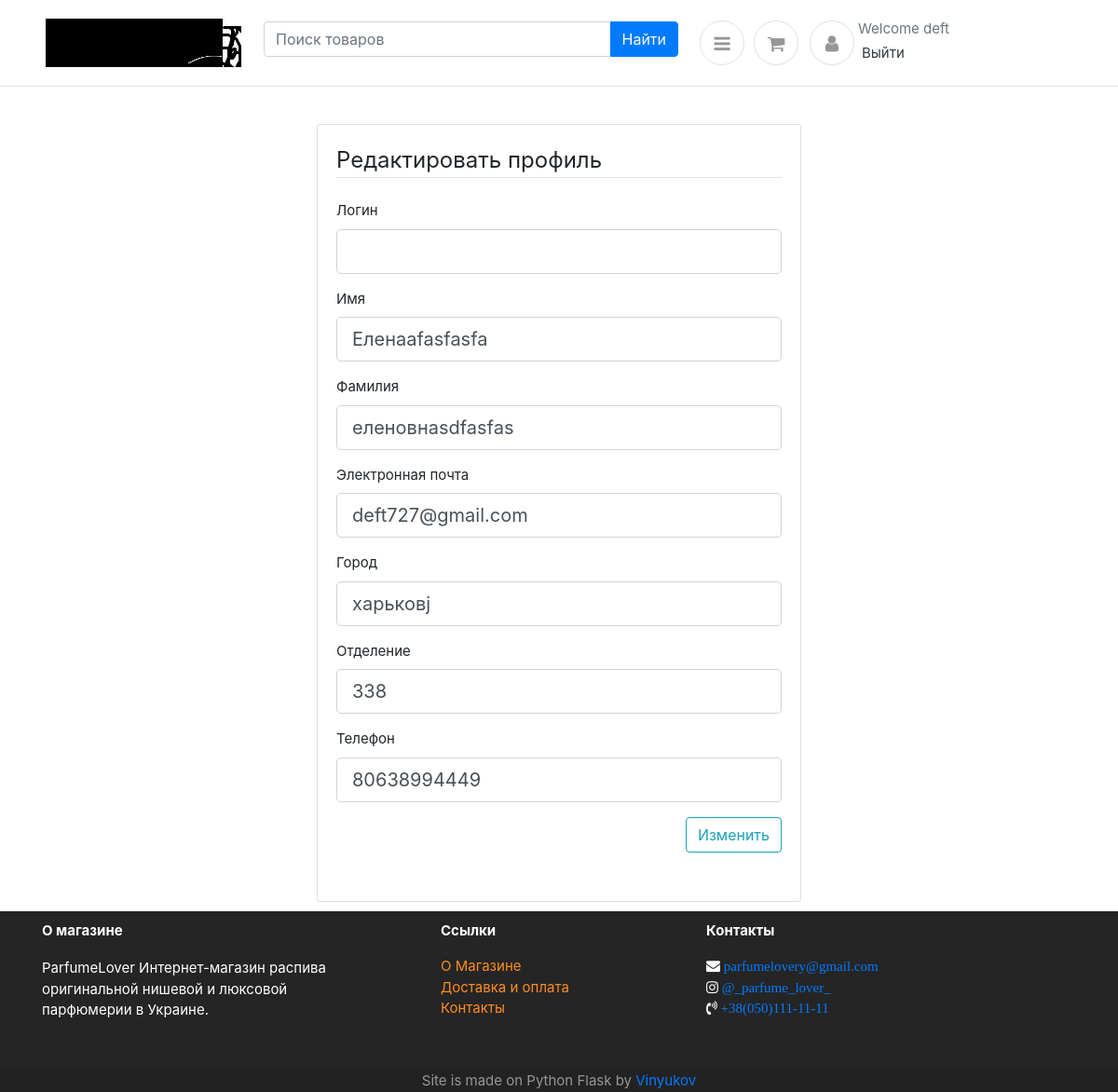
The page /edit-profile (signed in) on the database its author committed.
### app.py (models this page shows, shortened)
class User(db.Model, UserMixin):
    id = db.Column(db.Integer, primary_key=True)
    username = db.Column(db.String(40), unique=True, nullable=False)
    name = db.Column(db.String(40),  nullable=False)
    lastname = db.Column(db.String(40),  nullable=False)
    email = db.Column(db.String(150), unique=True, nullable=False)
    password = db.Column(db.String(60), nullable=False)
    user_img = db.Column(db.String(60), nullable=True)
    city = db.Column(db.String(60), nullable=False)
    otdel=db.Column(db.String(60), nullable=False)
    phone = db.Column(db.Integer, nullable=False)
    otzivy= db.relationship('Revs',backref='User',lazy='dynamic')

### app.py (the view, shortened to what this page needs)
@app.route('/edit-profile', methods=['GET', 'POST'])
@login_required
def edit_profile():
    search=SearchForm()
    name=Admin()
    form=EditProfileForm()
    iduser=current_user.get_id()
    profile=User.query.filter_by(id=iduser).first()
    if profile:
        form.name.data=profile.name
        form.lastname.data=profile.lastname
        form.email.data=profile.email
        form.city.data=profile.city
        form.otdel.data=profile.otdel
        form.phone.data=profile.phone
    return render_template('edit-profile.html', form=form,search=search,admin=name,title='Редактирвание профиля')

### app.py (shortened to what this page needs)
class SearchForm(FlaskForm):
    search=StringField(validators=[DataRequired()], render_kw={"placeholder": "Поиск товаров"})
    submit = SubmitField('Найти')

class EditProfileForm(FlaskForm):
    user = StringField('Логин', validators=[DataRequired(), Length(min=4)])
    name = StringField('Имя', validators=[DataRequired(), Length(min=4)])
    lastname = StringField('Фамилия', validators=[DataRequired(), Length(min=4)])
    email = StringField('Электронная почта', validators=[DataRequired(), Email()])
    city = StringField('Город', validators=[DataRequired()])
    otdel=StringField('Отделение', validators=[DataRequired()])
    phone = TelField('Телефон')
    submit = SubmitField('Изменить')

### app.py (called while the page is built)
@login_manager.user_loader
def load_user(user_id):
    return User.query.get(int(user_id))

### templates/edit-profile.html (shortened to what this page needs)
{% extends 'base.html' %}
{% block body %}
	<div class="card mx-auto " style="max-width:520px; margin-top:40px;margin-bottom: 10px;">
      <article class="card-body">
		<form method="POST" action="">
            <fieldset class="form-group">
                <legend class="border-bottom mb-4">Редактировать профиль</legend>
                <div class="form-group">
                    {{ form.user.label(class="form-control-label") }}
                    {% if form.user.errors %}
                        {{ form.user(class="form-control form-control-lg is-invalid") }}
                        <div class="invalid-feedback">
                            {% for error in form.user.errors %}
                                <span>{{ error }}</span>
                            {% endfor %}
                        </div>
                    {% else %}
                        {{ form.user(class="form-control form-control-lg") }}
                    {% endif %}
				</div>
				<div class="form-group">
					{{ form.name.label(class="form-control-label") }}
					{% if form.name.errors %}
						{{ form.name(class="form-control form-control-lg is-invalid") }}
						<div class="invalid-feedback">
							{% for error in form.name.errors %}
								<span>{{ error }}</span>
							{% endfor %}
						</div>
					{% else %}
						{{ form.name(class="form-control form-control-lg") }}
					{% endif %}
				</div>
				<div class="form-group">
					{{ form.lastname.label(class="form-control-label") }}
					{% if form.lastname.errors %}
						{{ form.lastname(class="form-control form-control-lg is-invalid") }}
						<div class="invalid-feedback">
							{% for error in form.lastname.errors %}
								<span>{{ error }}</span>
							{% endfor %}
						</div>
					{% else %}
						{{ form.lastname(class="form-control form-control-lg") }}
					{% endif %}
				</div>
                <div class="form-group">
                    {{ form.email.label(class="form-control-label") }}
                    {% if form.email.errors %}
                        {{ form.email(class="form-control form-control-lg is-invalid") }}
                        <div class="invalid-feedback">
                            {% for error in form.email.errors %}
                                <span>{{ error }}</span>
                            {% endfor %}
                        </div>
                    {% else %}
                        {{ form.email(class="form-control form-control-lg") }}
                    {% endif %}
                </div>
			<div class="form-group">
				{{ form.city.label(class="form-control-label") }}
				{% if form.city.errors %}
					{{ form.city(class="form-control form-control-lg is-invalid") }}
					<div class="invalid-feedback">
						{% for error in form.city.errors %}
							<span>{{ error }}</span>
						{% endfor %}
					</div>
				{% else %}
					{{ form.city(class="form-control form-control-lg") }}
				{% endif %}
				</div>
			<div class="form-group">
				{{ form.otdel.label(class="form-control-label") }}
				{% if form.otdel.errors %}
					{{ form.otdel(class="form-control form-control-lg is-invalid") }}
					<div class="invalid-feedback">
						{% for error in form.otdel.errors %}
							<span>{{ error }}</span>
						{% endfor %}
					</div>
				{% else %}
					{{ form.otdel(class="form-control form-control-lg") }}
				{% endif %}
			</div>
			<div class="form-group">
				{{ form.phone.label(class="form-control-label") }}
				{% if form.phone.errors %}
					{{ form.phone(class="form-control form-control-lg is-invalid") }}
					<div class="invalid-feedback">
						{% for error in form.otdel.errors %}
							<span>{{ error }}</span>
						{% endfor %}
					</div>
				{% else %}
					{{ form.phone(class="form-control form-control-lg") }}
				{% endif %}
			</div>
			<div class="form-group float-right">
                {{ form.submit(class="btn btn-outline-info") }}
			</div></div>
{% endblock %}

### templates/base.html (shortened to what this page needs)
<!DOCTYPE html>
<html lang="en"><head><meta http-equiv="Content-Type" content="text/html; charset=UTF-8">
<link href="{{ url_for('static', filename='css/bootsrapcss.css') }}" rel="stylesheet" type="text/css" as="style">
<link href="{{ url_for('static', filename='css/ui.css') }}"rel="stylesheet" type="text/css" as="style">
<link href="{{ url_for('static', filename='css/responsive.css') }}" rel="stylesheet" media="only screen and (max-width: 1200px)" as="style">
</head>
<header class="section-header">
<section class="header-main border-bottom">
	<div class="container">
<div class="row align-items-center">
	<div class="col-lg-2 col-5 mr-5">
		<a href="/" class="brand-wrap" alt="ParfumeLover Интернет-магазин распива оригинальной нишевой и люксовой
		парфюмерии в Украине">
			<img class="logo m-1" src="{{ url_for('static', filename='images/logo/logo.png') }}">
		</a>
	</div>
	<div class="col-lg-5 col-sm-12 mb-2 ">
		<form  action="/" method="POST">
			<div class="input-group w-90 ">
				{{search.search( class="form-control ")}}
			    <div class="input-group-append">
					{{  search.submit(class="btn btn-primary") }}
			    </div>
		    </div>
		</form>
	</div>
			<div class="widget-header icontext ">
<div class="dropdown show">
	<a  class="icon icon-sm rounded-circle border ml-2"role="button" id="dropdownMenuLink" data-toggle="dropdown" aria-haspopup="true" aria-expanded="false"><i class="fa fa-bars" aria-hidden="true"></i>
	</a>
</div>
</div><div class="widget-header  mr-2">
	<a href="/cart" class="icon icon-sm rounded-circle border"><i class="fa fa-shopping-cart"></i></a>
</div>
				{% if current_user.is_authenticated %}
				<div class="widget-header icontext">
				<a href="{{ url_for('profile') }}" class="icon icon-sm rounded-circle border m-1"><i class="fa fa-user"></i></a></div>
				<div class="text">
					<span class="text-muted">Welcome {{current_user.username}}</span>
					<div>
						<div class="widget-header icontext m-1">
						<a href="{{ url_for('logout') }}"> Выйти</a>
						</div>
						{% else %}
						<div class="widget-header icontext m-1">
						<a href="{{ url_for('login') }}"  >Войти</a>
						</div>
						<div class="widget-header icontext m-1">
						<a href="{{ url_for('register') }}" > Зарегистрироваться</a>
						{% endif %}
						</div>
							</div>
					</div>
					</div>
</section>
</header>
  {% block body %}{% endblock %}
<div class="navbar-fixed-bottom row-fluid">
<footer id="footer" class="footer-1 ">
	<div class="main-footer widgets-dark typo-light">
	<div class="container">
	<div class="row">
	<div class="col-xs-6 col-sm-6 col-md-4 mr-5">
	<div class="widget subscribe no-box">
	<p class="font-weight-bold">О магазине</p>
	<p>ParfumeLover Интернет-магазин распива оригинальной нишевой и люксовой <br> парфюмерии в Украине.</p>
	</div>
	</div>
	<div class="col-xs-6 col-sm-6 col-md-3 ">
	<div class="widget no-box">
	<p class="font-weight-bold">Ссылки</p>
	<ul class="thumbnail-widget">
	<li>
	<div class="thumb-content"><a href="{{ url_for('aboutus') }}">О Магазине</a></div>
	</li>
	<li>
	<div class="thumb-content"><a href="{{ url_for('delivery') }}">Доставка и оплата</a></div>
	</li>
	<li>
		<div class="thumb-content"><a href="{{ url_for('contacts') }}">Контакты</a></div>
		</li>
	</ul>
	</div>
	</div>
	<div class="col-xs-6 col-sm-6 col-md-4">
	<div class="widget no-box">
	<p class="font-weight-bold" >Контакты</p>
	<i class="fa fa-envelope" aria-hidden="true">
		<a href="mailto:parfumelovery@gmail.com" title="glorythemes">parfumelovery@gmail.com</a></i><br>
	<i class="fa fa-instagram " aria-hidden="true"> <a href="https://www.instagram.com/_parfume_lover_/?hl=ru">@_parfume_lover_</a></i><br>
	<i class="fa fa-volume-control-phone" aria-hidden="true"> <a href="viber://add?number=120345678910"> +38(050)111-11-11 </a></i>
	</div>
	</div>
	</div>
	</div>
	</div>
	<div class="footer-copyright">
	<div class="container">
	<div class="row">
	<div class="col-md-12 text-center">
	<p>Site is made on Python Flask by <a href="/resume">Vinyukov</a> </p>
	</div>
	</div>
	</div>
	</div>
	</footer>
	</html>
	<link rel="stylesheet" type="text/css" href="https://maxcdn.bootstrapcdn.com/font-awesome/4.6.1/css/font-awesome.min.css"  as="font">

### static/css/ui.css (style rules this page uses)
html { font-family: 'Inter', sans-serif; font-size: 16px; }
.icon-xs, .icon-sm, .icon-md, .icon-lg { display: inline-block; text-align: center; -ms-flex-negative: 0; flex-shrink: 0; -webkit-box-flex: 0; -ms-flex-positive: 0; flex-grow: 0; }
.icon-sm { width: 48px; height: 48px; line-height: 48px !important; font-size: 20px; }
article:after, .form-group:after { display: block; clear: both; content: ""; }
p:last-child { margin-bottom: 0; }
.header-main { position: relative; padding-top: 1rem; padding-bottom: 1rem; }
.brand-wrap .logo, .navbar-brand .logo { max-height: 52px; max-width: 210; display: inline-block; }
.widget-header { display: inline-block; vertical-align: middle; position: relative; }
.widget-header a { color: #343a40; }
.widget-header i { color: #969696; }
.footer-copyright { padding-top: 20px; padding-bottom: 20px; }
.icontext { display: -webkit-inline-box; display: -ms-inline-flexbox; display: inline-flex; -webkit-box-align: center; -ms-flex-align: center; align-items: center; vertical-align: middle; }
.icontext .icon { position: relative; margin-right: 10px; -ms-flex-negative: 0; flex-shrink: 0; -webkit-box-flex: 0; -ms-flex-positive: 0; flex-grow: 0; }
footer .main-footer { padding: 10px 0; background: #252525; }
footer ul { padding-left: 0; list-style: none; }
.footer-copyright { background: #222; padding: 1px 0; }
.footer-copyright p { color: #969696; margin: 2px 0 0; }
.widget { padding: 20px; margin-bottom: 40px; }
.widget.no-box { padding: 0; background-color: transparent; margin-bottom: 40px; box-shadow: none; -webkit-box-shadow: none; -moz-box-shadow: none; -ms-box-shadow: none; -o-box-shadow: none; }
.widget.subscribe p { margin-bottom: 18px; }
.widget li a { color: #ff8d1e; }
.typo-light h1, .typo-light h2, .typo-light h3, .typo-light h4, .typo-light h5, .typo-light h6, .typo-light p, .typo-light div, .typo-light span, .typo-light small { color: #fff; }

### rows shown on the page
User: username "deft", name "Еленаafasfasfa", lastname "еленовнаsdfasfas", email "deft727@gmail.com", city "харьковj", otdel "338", phone "80638994449"
